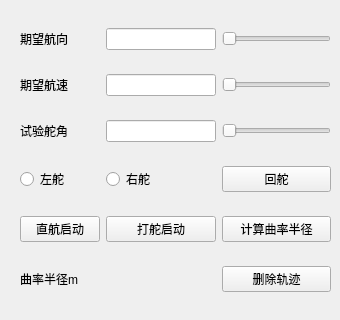
     <widget class="QWidget" name="tab_5">
      <attribute name="title">
       <string>回转试验</string>
      </attribute>
      <widget class="QWidget" name="gridLayoutWidget_6">
       <property name="geometry">
        <rect>
         <x>20</x>
         <y>10</y>
         <width>311</width>
         <height>301</height>
        </rect>
       </property>
       <layout class="QGridLayout" name="gridLayout_6">
        <item row="4" column="2">
         <widget class="QPushButton" name="pushButton_14">
          <property name="text">
           <string>计算曲率半径</string>
          </property>
         </widget>
        </item>
        <item row="0" column="0">
         <widget class="QLabel" name="label_51">
          <property name="text">
           <string>期望航向</string>
          </property>
         </widget>
        </item>
        <item row="4" column="1">
         <widget class="QPushButton" name="pushButton_13">
          <property name="text">
           <string>打舵启动</string>
          </property>
         </widget>
        </item>
        <item row="3" column="1">
         <widget class="QRadioButton" name="radioButton_9">
          <property name="text">
           <string>右舵</string>
          </property>
         </widget>
        </item>
        <item row="3" column="0">
         <widget class="QRadioButton" name="radioButton_10">
          <property name="text">
           <string>左舵</string>
          </property>
         </widget>
        </item>
        <item row="1" column="2">
         <widget class="QSlider" name="horizontalSlider_9">
          <property name="maximum">
           <number>20</number>
          </property>
          <property name="orientation">
           <enum>Qt::Horizontal</enum>
          </property>
         </widget>
        </item>
        <item row="4" column="0">
         <widget class="QPushButton" name="pushButton_12">
          <property name="text">
           <string>直航启动</string>
          </property>
         </widget>
        </item>
        <item row="1" column="1">
         <widget class="QLineEdit" name="lineEdit_24"/>
        </item>
        <item row="1" column="0">
         <widget class="QLabel" name="label_52">
          <property name="text">
           <string>期望航速</string>
          </property>
         </widget>
        </item>
        <item row="2" column="1">
         <widget class="QLineEdit" name="lineEdit_25"/>
        </item>
        <item row="2" column="0">
         <widget class="QLabel" name="label_53">
          <property name="text">
           <string>试验舵角</string>
          </property>
         </widget>
        </item>
        <item row="2" column="2">
         <widget class="QSlider" name="horizontalSlider_10">
          <property name="maximum">
           <number>600</number>
          </property>
          <property name="orientation">
           <enum>Qt::Horizontal</enum>
          </property>
         </widget>
        </item>
        <item row="0" column="2">
         <widget class="QSlider" name="horizontalSlider_8">
          <property name="maximum">
           <number>359</number>
          </property>
          <property name="orientation">
           <enum>Qt::Horizontal</enum>
          </property>
         </widget>
        </item>
        <item row="0" column="1">
         <widget class="QLineEdit" name="lineEdit_23"/>
        </item>
        <item row="5" column="0">
         <widget class="QLabel" name="label_61">
          <property name="text">
           <string>曲率半径m</string>
          </property>
         </widget>
        </item>
        <item row="5" column="2">
         <widget class="QPushButton" name="pushButton_3">
          <property name="text">
           <string>删除轨迹</string>
          </property>
         </widget>
        </item>
        <item row="5" column="1">
         <widget class="QLabel" name="label_62">
          <property name="text">
           <string/>
          </property>
         </widget>
        </item>
        <item row="3" column="2">
         <widget class="QPushButton" name="pushButton_32">
          <property name="text">
           <string>回舵</string>
          </property>
         </widget>
        </item>
       </layout>
      </widget>
     </widget>
